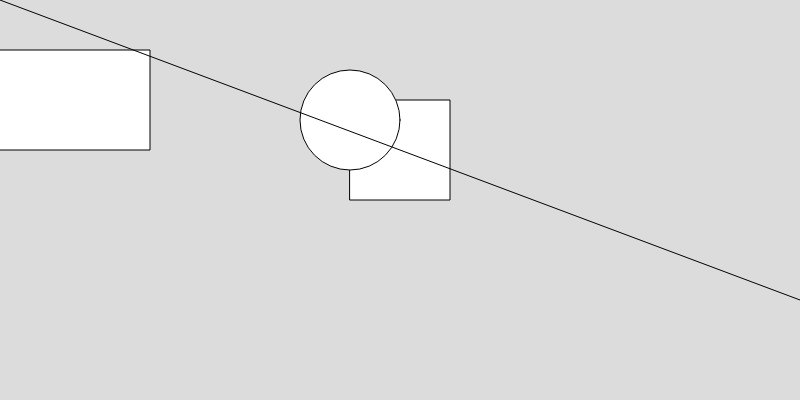
Frame 1 (no input)
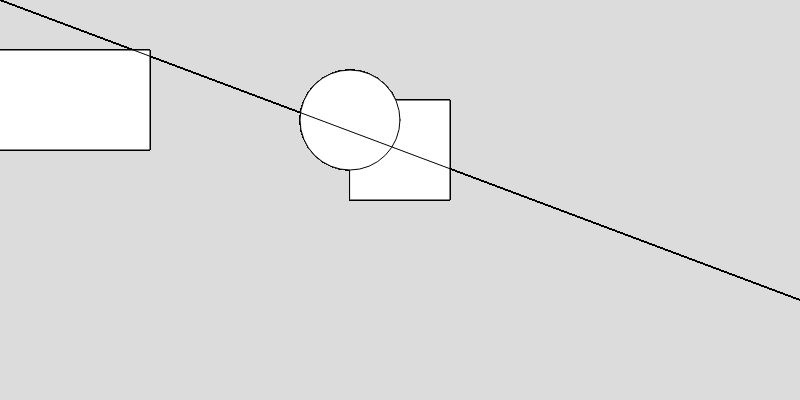
Frame 60 (no input)
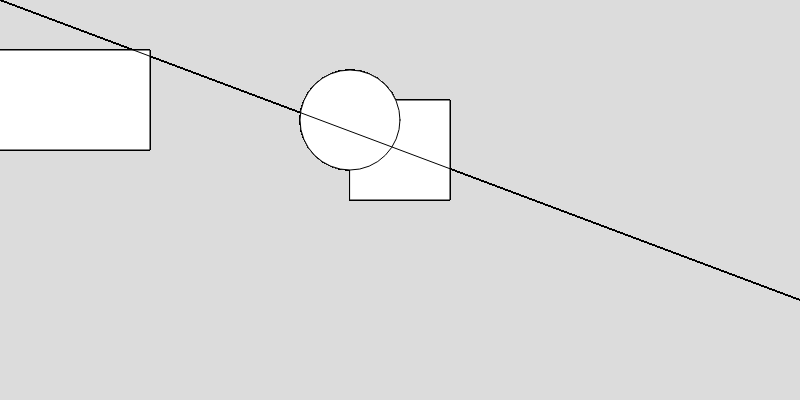
Frame 120 (the mouse pressed at the canvas centre since frame 60)

The p5.js sketch that drew these frames (run headless with seeded random() and noise() and a simulated clock; from frame 60 on, the mouse is pressed at the canvas centre):

// p5.js sketch
// ── sketch.js
function setup() {
   createCanvas(800, 400);
   background(220);
   rectMode(CENTER);
}

function draw() {
	rect(50, 100, 200, 100);
	rect(400, 150, 100, 100);
	ellipse(350, 120, 100, 100);
	line(0, 0, 800, 300);
}
